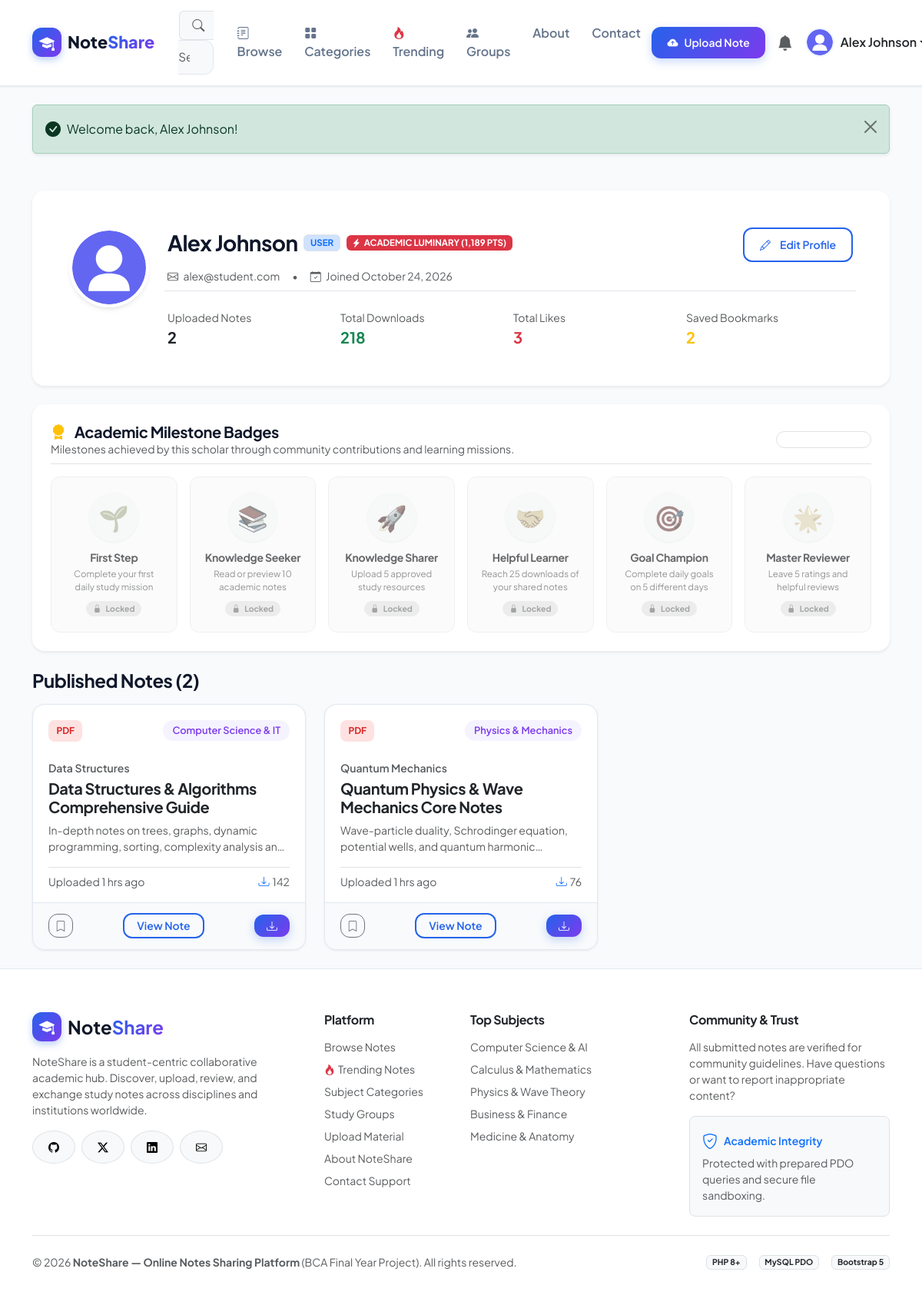
The page /online-notes-sharing/profile.php (signed in) on the database its author committed.
### tables this page shows
CREATE TABLE IF NOT EXISTS `users` (
    `id` INT AUTO_INCREMENT PRIMARY KEY,
    `name` VARCHAR(100) NOT NULL,
    `email` VARCHAR(150) NOT NULL UNIQUE,
    `password` VARCHAR(255) NOT NULL,
    `profile_image` VARCHAR(255) DEFAULT 'default_avatar.png',
    `bio` TEXT DEFAULT NULL,
    `role` ENUM('user', 'admin') DEFAULT 'user',
    `status` ENUM('active', 'blocked') DEFAULT 'active',
    `created_at` TIMESTAMP DEFAULT CURRENT_TIMESTAMP,
    INDEX `idx_users_email` (`email`),
    INDEX `idx_users_role` (`role`),
    INDEX `idx_users_status` (`status`)
);

CREATE TABLE IF NOT EXISTS `badges` (
    `id` INT AUTO_INCREMENT PRIMARY KEY,
    `code` VARCHAR(50) NOT NULL UNIQUE,
    `title` VARCHAR(100) NOT NULL,
    `description` VARCHAR(255) NOT NULL,
    `icon` VARCHAR(50) NOT NULL,
    `symbol` VARCHAR(10) DEFAULT '🏆',
    `color` VARCHAR(20) DEFAULT '#4F46E5',
    `category` VARCHAR(50) DEFAULT 'learning',
    `requirement_type` ENUM('missions', 'reads', 'uploads', 'downloads', 'goals_completed', 'ratings') NOT NULL,
    `requirement_count` INT NOT NULL,
    `created_at` TIMESTAMP DEFAULT CURRENT_TIMESTAMP
);

CREATE TABLE IF NOT EXISTS `notes` (
    `id` INT AUTO_INCREMENT PRIMARY KEY,
    `user_id` INT NOT NULL,
    `category_id` INT NOT NULL,
    `title` VARCHAR(255) NOT NULL,
    `description` TEXT,
    `subject` VARCHAR(150) NOT NULL,
    `keywords` VARCHAR(255) DEFAULT '',
    `file_name` VARCHAR(255) NOT NULL,
    `file_path` VARCHAR(255) NOT NULL,
    `file_type` VARCHAR(50) NOT NULL,
    `file_size` INT NOT NULL DEFAULT 0,
    `downloads` INT NOT NULL DEFAULT 0,
    `views` INT NOT NULL DEFAULT 0,
    `status` ENUM('approved', 'pending', 'rejected') DEFAULT 'approved',
    `created_at` TIMESTAMP DEFAULT CURRENT_TIMESTAMP,
    `updated_at` TIMESTAMP DEFAULT CURRENT_TIMESTAMP ON UPDATE CURRENT_TIMESTAMP,
    FOREIGN KEY (`user_id`) REFERENCES `users`(`id`) ON DELETE CASCADE,
    FOREIGN KEY (`category_id`) REFERENCES `categories`(`id`) ON DELETE CASCADE,
    INDEX `idx_notes_user` (`user_id`),
    INDEX `idx_notes_category` (`category_id`),
    INDEX `idx_notes_subject` (`subject`),
    INDEX `idx_notes_status` (`status`),
    INDEX `idx_notes_downloads` (`downloads`),
    INDEX `idx_notes_views` (`views`),
    INDEX `idx_notes_created` (`created_at`)
);

CREATE TABLE IF NOT EXISTS `categories` (
    `id` INT AUTO_INCREMENT PRIMARY KEY,
    `name` VARCHAR(100) NOT NULL UNIQUE,
    `description` TEXT,
    `icon` VARCHAR(50) DEFAULT 'bi-folder',
    `created_at` TIMESTAMP DEFAULT CURRENT_TIMESTAMP,
    INDEX `idx_categories_name` (`name`)
);

### online-notes-sharing/profile.php (the view, shortened to what the rows shown need)
<?php
require_once __DIR__ . '/includes/auth.php';
$current_user_id = (int)$_SESSION['user_id'];
$profile_id = isset($_GET['id']) ? (int)$_GET['id'] : $current_user_id;
try {
    $stmt = $pdo->prepare("SELECT id, name, email, profile_image, role, status, created_at FROM users WHERE id = ?");
    $stmt->execute([$profile_id]);
    $profile_user = $stmt->fetch();
    $is_self = ($current_user_id === (int)$profile_user['id']);
    $stmt_sv = $pdo->prepare("SELECT COUNT(*) FROM saved_notes WHERE user_id = ?");
    $stmt_sv->execute([$profile_id]);
    $user_impact = calculate_knowledge_impact($profile_id);
    $profile_badges = get_user_badges_full($profile_id);
    $stmt_notes = $pdo->prepare("SELECT
                                    n.*,
                                    c.name AS category_name,
                                    COUNT(DISTINCT l.id) AS likes_count,
                                    COALESCE(AVG(r.rating), 0) AS avg_rating,
                                    (SELECT COUNT(*) FROM saved_notes sn WHERE sn.note_id = n.id AND sn.user_id = :uid) AS is_saved
                                 FROM notes n
                                 JOIN categories c ON n.category_id = c.id
                                 LEFT JOIN likes l ON n.id = l.note_id
                                 LEFT JOIN ratings r ON n.id = r.note_id
                                 WHERE n.user_id = :prof_id AND n.status = 'approved'
                                 GROUP BY n.id
                                 ORDER BY n.created_at DESC");
    $stmt_notes->execute([':uid' => $current_user_id, ':prof_id' => $profile_id]);
    $user_notes = $stmt_notes->fetchAll();
} catch (PDOException $e) {
    error_log("Profile error: " . $e->getMessage());
    flash('danger', 'Error loading profile.');
    header('Location: notes.php');
    exit;
}
require_once __DIR__ . '/includes/header.php';
?>
<div class="container py-4">
    <div class="card border-0 shadow-sm rounded-4 p-4 p-md-5 bg-white mb-4">
        <div class="d-flex flex-column flex-md-row align-items-center align-items-md-start gap-4 text-center text-md-start">
            <div class="flex-grow-1">
                <div class="d-flex flex-column flex-md-row align-items-center justify-content-between gap-2 mb-2">
                    <div>
                        <div class="d-flex align-items-center gap-2 flex-wrap mb-1">
                            <h3 class="fw-bold mb-0"><?= htmlspecialchars($profile_user['name']) ?></h3>
                            <span class="badge bg-primary-subtle text-primary border text-uppercase" style="font-size: 0.72rem;">
                                <?= htmlspecialchars($profile_user['role']) ?>
                            </span>
                            <span class="badge <?= $user_impact['level_badge'] ?> text-uppercase" style="font-size: 0.72rem;">
                                <i class="bi bi-lightning-charge-fill me-1"></i><?= htmlspecialchars($user_impact['level']) ?> (<?= number_format($user_impact['score']) ?> pts)
                            </span>
                        </div>
                    </div>
                </div>
                <div class="d-flex flex-wrap align-items-center justify-content-center justify-content-md-start gap-3 small text-muted mb-3">
                    <?php if ($is_self || is_admin()): ?>
                        <span><i class="bi bi-envelope me-1"></i> <?= htmlspecialchars($profile_user['email']) ?></span>
                        <span>&bull;</span>
                    <?php endif; ?>
                    <span><i class="bi bi-calendar-check me-1"></i> Joined <?= date('F j, Y', strtotime($profile_user['created_at'])) ?></span>
                </div>
            </div>
        </div>
    </div>
    <div class="card border-0 shadow-sm rounded-4 p-4 bg-white mb-4">
        <div class="row g-3">
            <?php foreach ($profile_badges as $badge): ?>
                <?php $is_u = !empty($badge['is_unlocked']); ?>
                <div class="col-6 col-md-4 col-lg-2">
                    <div class="badge-item-card <?= $is_u ? 'unlocked' : 'locked' ?>" title="<?= htmlspecialchars($badge['description']) ?>">
                        <div class="badge-icon-bubble">
                            <?= $badge['symbol'] ?: '🏆' ?>
                        </div>
                        <h6 class="fw-bold mb-1 small text-truncate" title="<?= htmlspecialchars($badge['title']) ?>">
                            <?= htmlspecialchars($badge['title']) ?>
                        </h6>
                        <p class="text-muted mb-2 text-truncate-2" style="font-size: 0.72rem; height: 32px; overflow: hidden; display: -webkit-box; -webkit-line-clamp: 2; -webkit-box-orient: vertical;">
                            <?= htmlspecialchars($badge['description']) ?>
                        </p>
                        <?php if ($is_u): ?>
                            <span class="badge bg-success-subtle text-success border px-2 py-1 rounded-pill" style="font-size: 0.65rem;">
                                <i class="bi bi-check-circle-fill me-1"></i> <?= !empty($badge['awarded_at']) ? date('M j, Y', strtotime($badge['awarded_at'])) : 'Unlocked' ?>
                            </span>
                        <?php else: ?>
                            <span class="badge bg-secondary-subtle text-secondary border px-2 py-1 rounded-pill" style="font-size: 0.65rem;">
                                <i class="bi bi-lock-fill me-1"></i> Locked
                            </span>
                        <?php endif; ?>
                    </div>
                </div>
            <?php endforeach; ?>
        </div>
    </div>
    <div class="row g-4">
        <?php if (empty($user_notes)): ?>
            <div class="col-12 text-center py-5">
                <div class="p-5 bg-white rounded-4 border shadow-sm" style="max-width: 480px; margin: 0 auto;">
                    <i class="bi bi-journal-x text-muted" style="font-size: 3rem;"></i>
                    <h5 class="fw-bold mt-3">No Notes Published Yet</h5>
                    <p class="text-muted small">This student contributor has not published any study documents yet.</p>
                </div>
            </div>
        <?php else: ?>
            <?php foreach ($user_notes as $n): ?>
                <?php
                    $ext = strtolower(pathinfo($n['file_name'], PATHINFO_EXTENSION));
                    $badge_class = 'file-badge-' . ($ext ?: 'txt');
                ?>
                <div class="col-lg-4 col-md-6">
                    <div class="edu-card">
                        <div class="edu-card-header">
                            <span class="file-badge <?= $badge_class ?>"><?= strtoupper($ext) ?></span>
                            <span class="category-pill"><?= htmlspecialchars($n['category_name']) ?></span>
                        </div>
                        <div class="edu-card-body">
                            <div class="text-muted small fw-semibold mb-1"><?= htmlspecialchars($n['subject']) ?></div>
                            <h5 class="fw-bold mb-2">
                                <a href="note.php?id=<?= $n['id'] ?>" class="text-dark text-decoration-none">
                                    <?= htmlspecialchars($n['title']) ?>
                                </a>
                            </h5>
                            <p class="text-muted small mb-3 text-truncate-2" style="display: -webkit-box; -webkit-line-clamp: 2; -webkit-box-orient: vertical; overflow: hidden; height: 42px;">
                                <?= htmlspecialchars($n['description'] ?: 'No description provided.') ?>
                            </p>
                            <div class="d-flex align-items-center justify-content-between pt-2 border-top small text-muted">
                                <span>Uploaded <?= time_ago($n['created_at']) ?></span>
                                <span><i class="bi bi-download text-primary me-1"></i><?= $n['downloads'] ?></span>
                            </div>
                        </div>
                        <div class="edu-card-footer">
                            <button class="btn btn-sm <?= !empty($n['is_saved']) ? 'btn-warning' : 'btn-outline-secondary' ?> btn-save-note p-1 px-2" data-note-id="<?= $n['id'] ?>">
                                <i class="bi <?= !empty($n['is_saved']) ? 'bi-bookmark-fill' : 'bi-bookmark' ?>"></i>
                            </button>
                            <a href="note.php?id=<?= $n['id'] ?>" class="btn btn-sm btn-outline-primary py-1 px-3">View Note</a>
                            <a href="download.php?id=<?= $n['id'] ?>" class="btn btn-sm btn-primary py-1 px-3"><i class="bi bi-download"></i></a>
                        </div>
                    </div>
                </div>
            <?php endforeach; ?>
        <?php endif; ?>
    </div>
</div>
<?php require_once __DIR__ . '/includes/footer.php'; ?>

### online-notes-sharing/includes/navbar.php (shortened to what the rows shown need)
<nav class="navbar navbar-expand-lg navbar-custom">
    <div class="container">
        <div class="collapse navbar-collapse" id="navbarMain">
            <div class="d-flex align-items-center gap-2 mt-2 mt-lg-0">
                <?php if (is_logged_in() && $user): ?>
                    <a href="upload_note.php" class="btn btn-sm btn-primary text-nowrap">
                        <i class="bi bi-cloud-arrow-up-fill"></i> Upload Note
                    </a>
                    <a href="notifications.php" class="btn btn-sm btn-outline-secondary position-relative border-0 rounded-circle p-2" title="Notifications">
                        <i class="bi bi-bell-fill fs-5 text-muted"></i>
                    </a>
                    <div class="dropdown">
                        <a href="#" class="d-flex align-items-center text-decoration-none dropdown-toggle text-dark" id="userDropdown" data-bs-toggle="dropdown" aria-expanded="false">
                            <img src="uploads/avatars/default_avatar.svg" alt="Avatar" class="avatar-img me-2">
                            <span class="fw-semibold d-none d-md-inline"><?= htmlspecialchars($user['name']) ?></span>
                        </a>
                    </div>
                <?php endif; ?>
            </div>
        </div>
    </div>
</nav>

### rows shown on the page
users: name "Alex Johnson", role "USER", email "alex@student.com", created_at "October 24, 2026"
badges: symbol "🌱", title "First Step", description "Complete your first daily study mission"
badges: symbol "📚", title "Knowledge Seeker", description "Read or preview 10 academic notes"
badges: symbol "🚀", title "Knowledge Sharer", description "Upload 5 approved study resources"
badges: symbol "🤝", title "Helpful Learner", description "Reach 25 downloads of your shared notes"
badges: symbol "🎯", title "Goal Champion", description "Complete daily goals on 5 different days"
badges: symbol "🌟", title "Master Reviewer", description "Leave 5 ratings and helpful reviews"
notes: file_name "PDF", category.name "Computer Science & IT", subject "Data Structures", title "Data Structures & Algorithms Comprehensive Guide", description "In-depth notes on trees, graphs, dynamic programming, sorting, complexity analysis…", created_at "1 hrs ago", downloads "142"
notes: file_name "PDF", category.name "Physics & Mechanics", subject "Quantum Mechanics", title "Quantum Physics & Wave Mechanics Core Notes", description "Wave-particle duality, Schrodinger equation, potential wells, and quantum…", created_at "1 hrs ago", downloads "76"

### other values the page prints
$msg "Welcome back, Alex Johnson!"
$user_impact['level'] "ACADEMIC LUMINARY"
$user_impact['score'] "1,189"
$total_uploaded_notes "2"
$total_downloads "218"
$total_likes "3"
$total_saved_notes "2"
count($user_notes) "2"
